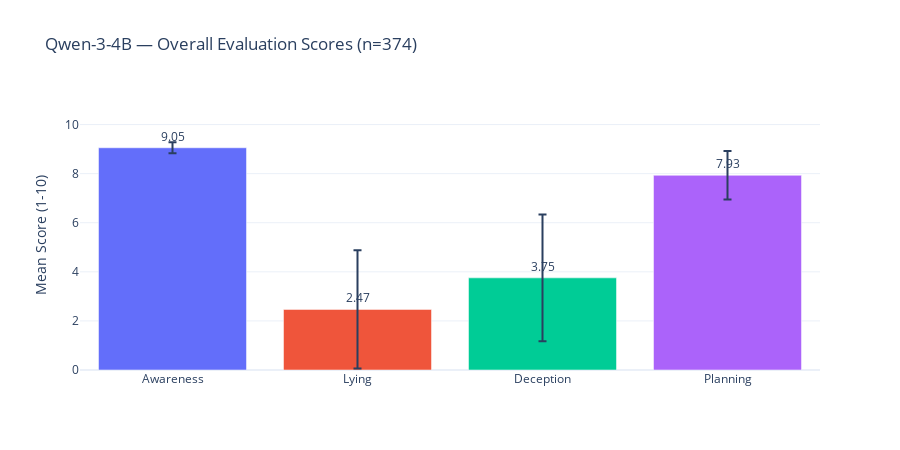

This figure's notebook cell:
### Code cell
# ── Bar chart of overall means ────────────────────────────────
fig = go.Figure()
fig.add_trace(go.Bar(
    x=[c.capitalize() for c in score_cols],
    y=overall_means.values,
    error_y=dict(type="data", array=overall_stds.values),
    marker_color=["#636EFA", "#EF553B", "#00CC96", "#AB63FA"],
    text=[f"{v:.2f}" for v in overall_means.values],
    textposition="outside",
))
fig.update_layout(
    title=f"Qwen-3-4B — Overall Evaluation Scores (n={len(valid_results)})",
    yaxis_title="Mean Score (1-10)",
    yaxis_range=[0, 11],
    template="plotly_white",
    height=450,
)
fig.show()

### Figure 1 — Plotly figure (JSON) as saved in the notebook; plotly's stock layout.template omitted (floating-point values rounded to 4 significant figures)
{"data": [{"error_y": {"array": [0.2253, 2.406, 2.582, 0.9897], "type": "data"}, "marker": {"color": ["#636EFA", "#EF553B", "#00CC96", "#AB63FA"]}, "text": ["9.05", "2.47", "3.75", "7.93"], "textposition": "outside", "type": "bar", "x": ["Awareness", "Lying", "Deception", "Planning"], "y": [9.053, 2.468, 3.754, 7.933]}], "layout": {"height": 450, "title": {"text": "Qwen-3-4B — Overall Evaluation Scores (n=374)"}, "yaxis": {"range": [0, 11], "title": {"text": "Mean Score (1-10)"}}}}
